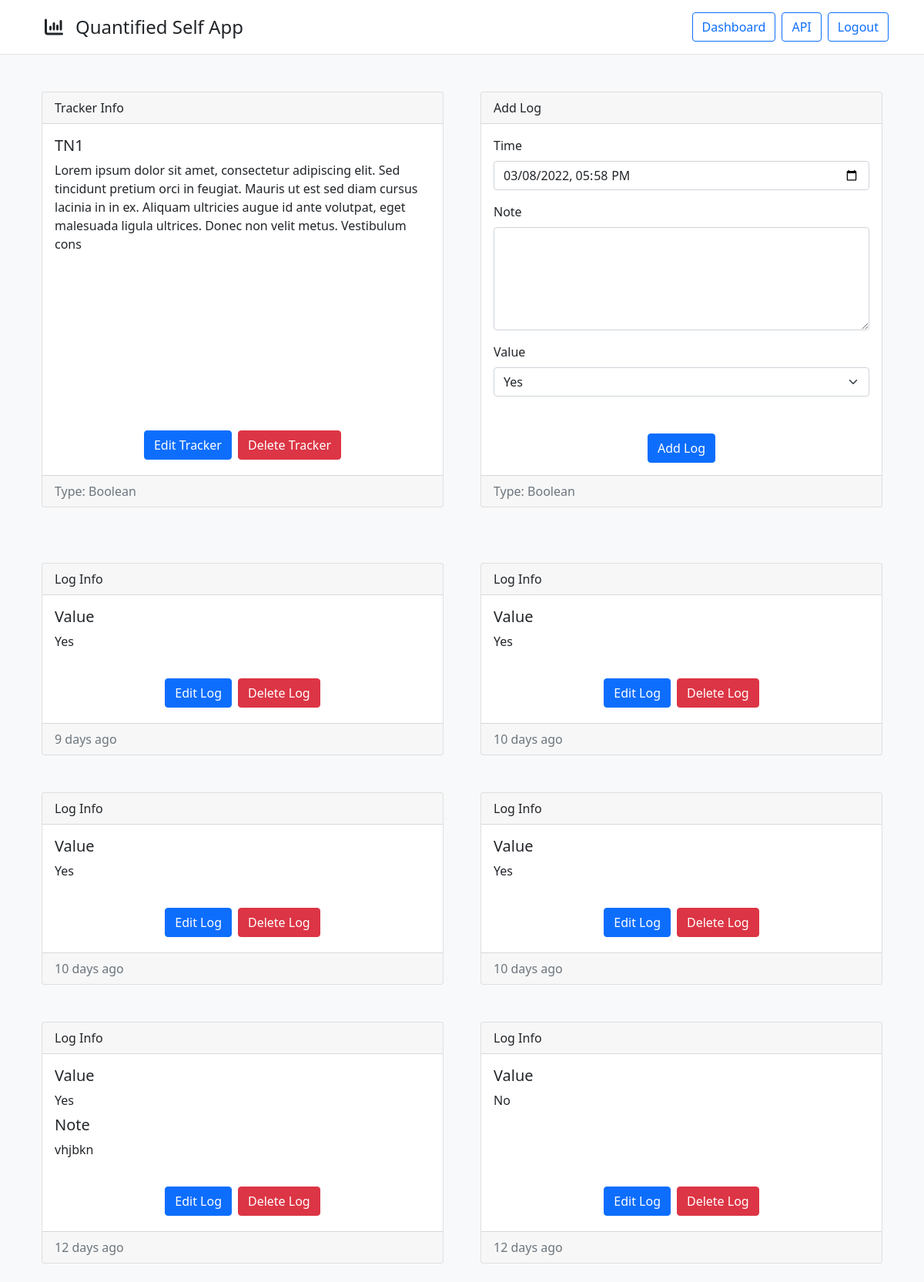
The app's page /trackers/view?id=1 (signed in) with its own data.
### models/models.py (models this page shows)
class TrackerModel(db.Model):
    __tablename__ = "trackers"
    t_id = db.Column(db.Integer(), primary_key=True)
    t_name = db.Column(db.String(64), nullable=False)
    t_desc = db.Column(db.String(256))
    t_type = db.Column(db.Integer(), db.ForeignKey("tracker_types.tt_id", ondelete="CASCADE"), nullable=False)
    t_user = db.Column(db.Integer(), db.ForeignKey("users.id", ondelete="CASCADE"), nullable=False)
    t_type_name = db.relationship("TrackerTypes", uselist=False)
    t_unit = db.relationship("TrackerUnit", cascade="all, delete", uselist=False)
    t_options = db.relationship("TrackerOptions", cascade="all, delete")
    t_logs = db.relationship("TrackerLogs", order_by="desc(TrackerLogs.tl_time)", cascade="all, delete")

class TrackerTypes(db.Model):
    __tablename__ = "tracker_types"
    tt_id = db.Column(db.Integer(), primary_key=True, autoincrement=True)
    tt_name = db.Column(db.String(64), unique=True, nullable=False)

class TrackerLogs(db.Model):
    __tablename__ = "tracker_logs"
    tl_id = db.Column(db.Integer(), primary_key=True, autoincrement=True)
    tl_time = db.Column(db.DateTime(), nullable=False)
    tl_note = db.Column(db.String(256))
    tl_tracker = db.Column(db.Integer(), db.ForeignKey("trackers.t_id", ondelete="CASCADE"), nullable=False)
    tl_vals = db.relationship("TrackerValues", cascade="all, delete")

class TrackerValues(db.Model):
    __tablename__ = "tracker_vals"
    tv_id = db.Column(db.Integer(), primary_key=True, autoincrement=True)
    tv_val = db.Column(db.Numeric(10, 2), nullable=False)
    tv_log = db.Column(db.Integer(), db.ForeignKey("tracker_logs.tl_id", ondelete="CASCADE"), nullable=False)

### views/views.py (the view, shortened to what this page needs)
@app.route("/trackers/view", methods=["GET", "POST"])
@login_required
def trackers_view():
    t_id = request.args.get("id", "")
    if not (t_id.isdigit()):
        flash("Invalid Tracker", "danger")
        return redirect("/trackers")
    t_id = int(t_id)
    tracker = TrackerModel.query.filter(TrackerModel.t_id == t_id, TrackerModel.t_user == current_user.id).first()
    if not tracker:
        flash("Invalid Tracker", "danger")
        return redirect("/trackers")
    options = {x.to_id: x.to_name for x in tracker.t_options}
    return render_template("trackers/view.html", user=current_user, tracker=tracker, options=options)

### auth/auth.py (called while the page is built)
@login.user_loader
def load_user(id):
    return UserModel.query.get(int(id))

### templates/filters/filters.py (called while the page is built)
@app.template_filter()
def pretty_datetime(datetime):
    return naturaltime(datetime)

### templates/trackers/view.html (shortened to what this page needs)
<!DOCTYPE html>
<html lang="en">
    <head>
        <link rel="stylesheet" href="{{ url_for('static', filename='css/bootstrap.min.css')}}">
        <link rel="stylesheet" href="{{ url_for('static', filename='css/fontawesome.all.min.css')}}">
        <link rel="stylesheet" href="{{ url_for('static', filename='css/tracker_view.css')}}">
    </head>
    <body class="bg-light">
        {% include 'components/navbar.html' %}
        <div class="container">
            <div class="row equal mt-4">
                <div class="col-sm-12 col-md-12 col-lg-6 col-xl-6 d-flex justify-content-center p-4">
                    <div class="card flex-fill">
                        <div class="card-header">Tracker Info</div>
                        <div class="card-body">
                            <h5 class="card-title">{{ tracker.t_name }}</h5>
                            <p class="card-text">{{ tracker.t_desc }}</p>
                        </div>
                        <div class="card-body d-flex justify-content-center align-items-end">
                            <a href="/trackers/edit?id={{ tracker.t_id }}" class="btn btn-primary m-1">Edit Tracker</a>
                            <form action="" method="POST" style="display: inline;">
                                <button type="submit" class="btn btn-danger m-1">Delete Tracker</button>
                            </form>
                        </div>
                        <div class="card-footer text-muted">
                            <span>Type: {{ tracker.t_type_name.tt_name }}</span>
                        </div>
                    </div>
                </div>
                <div class="col-sm-12 col-md-12 col-lg-6 col-xl-6 d-flex justify-content-center p-4">
                    <div class="card flex-fill">
                        <form action="" method="POST" style="width: 100%;">
                            <div class="card-header">Add Log</div>
                            <div class="card-body">
                                <div class="mb-3">
                                    <label for="tl_time" class="form-label">Time</label>
                                    <input type="datetime-local" class="form-control" id="tl_time" name="tl_time" required>
                                </div>
                                <div class="mb-3">
                                    <label for="tl_note" class="form-label">Note</label>
                                    <textarea rows="5" class="form-control" id="tl_note" name="tl_note" maxlength="256"></textarea>
                                </div>
                                {% if tracker.t_type_name.tt_name == "Boolean" %}
                                <label for="tl_val" class="form-label">Value</label>
                                <div class="mb-3">
                                    <select id="tl_val" name="tl_val" class="form-select" required>
                                        <option value="1" selected>Yes</option>
                                    </select>
                                </div>
                                {% elif tracker.t_type_name.tt_name == "Integer" %}
                                <label for="tl_val" class="form-label">Value</label>
                                <div class="input-group mb-3">
                                    <input type="number" step="1" id="tl_val" name="tl_val" class="form-control" aria-describedby="tl_unit" required>
                                    <span class="input-group-text" id="tl_unit">{{ tracker.t_unit.tu_name }}</span>
                                </div>
                                {% elif tracker.t_type_name.tt_name == "Decimal" %}
                                <label for="tl_val" class="form-label">Value</label>
                                <div class="input-group mb-3">
                                    <input type="number" step="0.01" id="tl_val" name="tl_val" class="form-control" aria-describedby="tl_unit" required>
                                    <span class="input-group-text" id="tl_unit">{{ tracker.t_unit.tu_name }}</span>
                                </div>
                                {% endif %}
                            </div>
                            <div class="card-body d-flex justify-content-center align-items-end">
                                <button type="submit" class="btn btn-primary">Add Log</button>
                            </div>
                            <div class="card-footer text-muted">
                                <span>Type: {{ tracker.t_type_name.tt_name }}</span>
                            </div>
                        </form>
                    </div>
                </div>
            </div>
        </div>
        <div class="container">
            <div class="row equal d-flex justify-content-center mt-4">
                {% for log in tracker.t_logs %}
                <div class="col-sm-12 col-md-12 col-lg-6 col-xl-6 d-flex justify-content-center p-4">
                    <div class="card flex-fill">
                        <div class="card-header">Log Info</div>
                        <div class="card-body">
                            <h5 class="card-title">
                                {% if tracker.t_type_name.tt_name == "Multi Select" %}
                                Values
                                {% else %}
                                Value
                                {% endif %}
                            </h5>
                            <div class="card-text">
                                {% for val in log.tl_vals %}
                                <div>
                                    {% if tracker.t_type_name.tt_name == "Boolean" %}
                                        {% if val.tv_val | int == 1 %}
                                        Yes
                                        {% elif val.tv_val | int == 0 %}
                                        No
                                        {% endif %}
                                    {% elif tracker.t_type_name.tt_name == "Integer" %}
                                        {{ val.tv_val | int }} {{ tracker.t_unit.tu_name }}
                                    {% elif tracker.t_type_name.tt_name == "Decimal" %}
                                        {{ val.tv_val | round(2) }} {{ tracker.t_unit.tu_name }}
                                    {% elif tracker.t_type_name.tt_name == "Duration" %}
                                        Hours: {{ val.tv_val // 3600 }} | Minutes: {{ (val.tv_val % 3600) // 60 }} | Seconds: {{ (val.tv_val % 60) | int }}
                                    {% elif tracker.t_type_name.tt_name == "Single Select" %}
                                        {{ options[val.tv_val | int] }}
                                    {% elif tracker.t_type_name.tt_name == "Multi Select" %}
                                        {{ options[val.tv_val | int] }}
                                    {% endif %}
                                </div>
                                {% endfor %}
                            </div>
                            {% if log.tl_note | length > 0 %}
                            <h5 class="card-title pt-2">Note</h5>
                            <div class="card-text">{{ log.tl_note }}</div>
                            {% endif %}
                        </div>
                        <div class="card-body d-flex justify-content-center align-items-end">
                            <a href="/trackers/log/edit?tid={{ tracker.t_id }}&lid={{ log.tl_id }}" class="btn btn-primary m-1">Edit Log</a>
                            <form action="" method="POST" style="display: inline;">
                                <button type="submit" class="btn btn-danger m-1">Delete Log</button>
                            </form>
                        </div>
                        <div class="card-footer text-muted">
                            {{ log.tl_time | pretty_datetime }}
                        </div>
                    </div>
                </div>
                {% endfor %}
            </div>
        </div>
    </body>
</html>

### templates/components/navbar.html
<div style="background-color: white!important; border-bottom: 1px solid #dee2e6!important;">
    <div class="container">
        <header class="d-flex flex-wrap justify-content-center py-3">
            <a href="/" class="d-flex align-items-center mb-3 mb-md-0 me-md-auto text-dark text-decoration-none">
                <i class="fs-4 fa-solid fa-chart-column mx-3"></i>
                <span class="fs-4">Quantified Self App</span>
            </a>
            <ul class="nav nav-pills">
                {% if user.is_authenticated %}
                <li class="nav-item"><a href="/dashboard" class="btn btn-outline-primary mx-1">Dashboard</a></li>
                <li class="nav-item"><a href="/api" class="btn btn-outline-primary mx-1">API</a></li>
                <li class="nav-item"><a href="/logout" class="btn btn-outline-primary mx-1">Logout</a></li>
                {% else %}
                <li class="nav-item"><a href="/login" class="btn btn-outline-primary mx-1">Login</a></li>
                <li class="nav-item"><a href="/register" class="btn btn-outline-primary mx-1">Register</a></li>
                {% endif %}
            </ul>
        </header>
    </div>
</div>

### static/css/tracker_view.css (style rules this page uses)
.card { transition: transform 0.2s ease; }

### records on screen
TrackerModel: t_name "TN1", t_desc "Lorem ipsum dolor sit amet, consectetur adipiscing elit. Sed tincidunt pretium orci in feugiat. Mauris ut est sed diam cursus lacinia in in ex. Aliquam ultricies augue id ante volutpat, eget malesuada ligula ultrices. Donec non velit metus. Vestibulum cons"
TrackerTypes: t_type_name.tt_name "Boolean"
TrackerLogs: tl_time|pretty_datetime "9 days ago"
TrackerValues: tv_val "Yes"
TrackerLogs: tl_time|pretty_datetime "10 days ago"
TrackerValues: tv_val "Yes"
TrackerLogs: tl_time|pretty_datetime "10 days ago"
TrackerValues: tv_val "Yes"
TrackerLogs: tl_time|pretty_datetime "10 days ago"
TrackerValues: tv_val "Yes"
TrackerLogs: tl_note "vhjbkn", tl_time|pretty_datetime "12 days ago"
TrackerValues: tv_val "Yes"
TrackerLogs: tl_time|pretty_datetime "12 days ago"
TrackerValues: tv_val "No"
